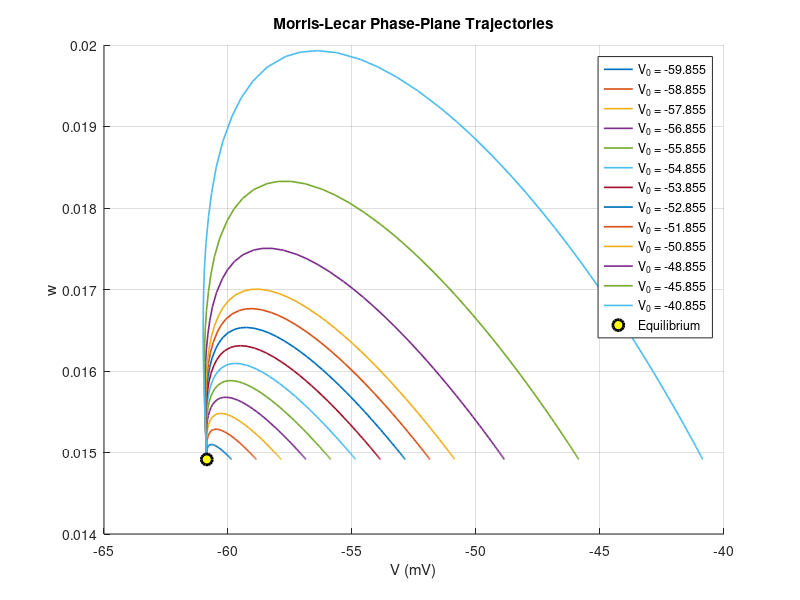
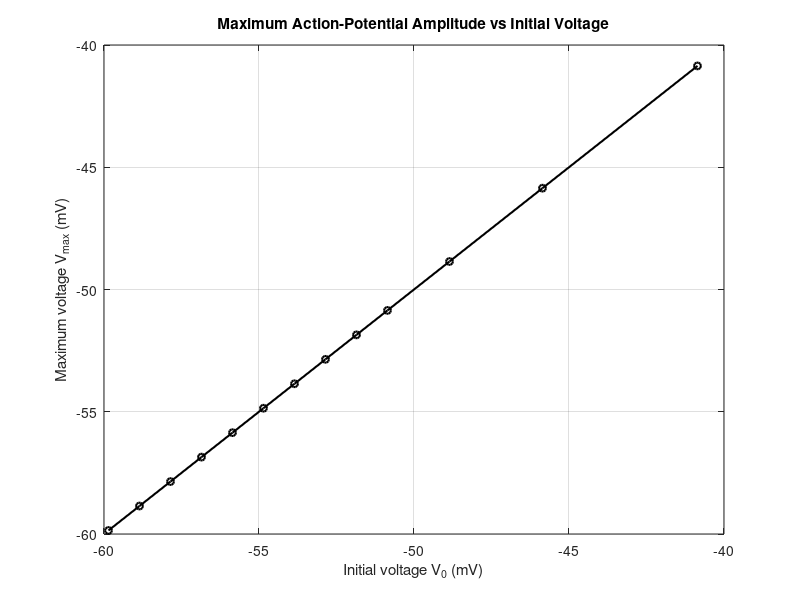
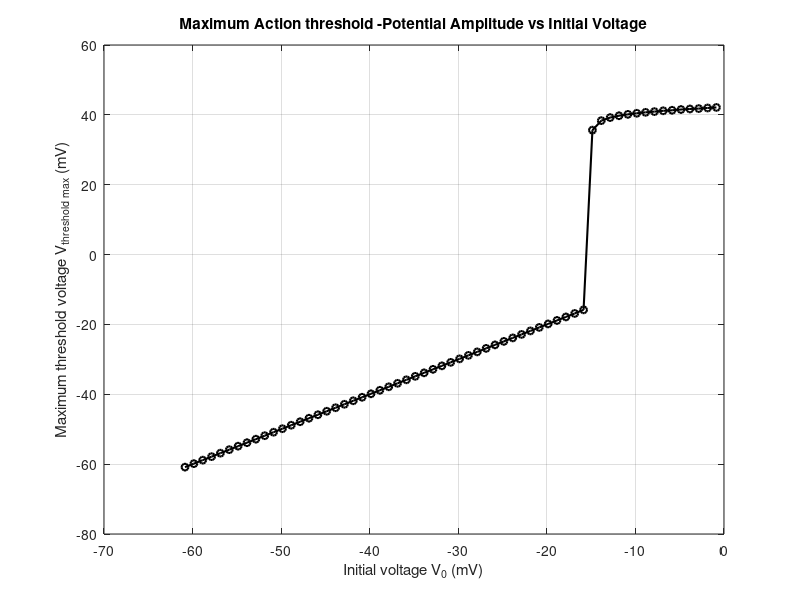
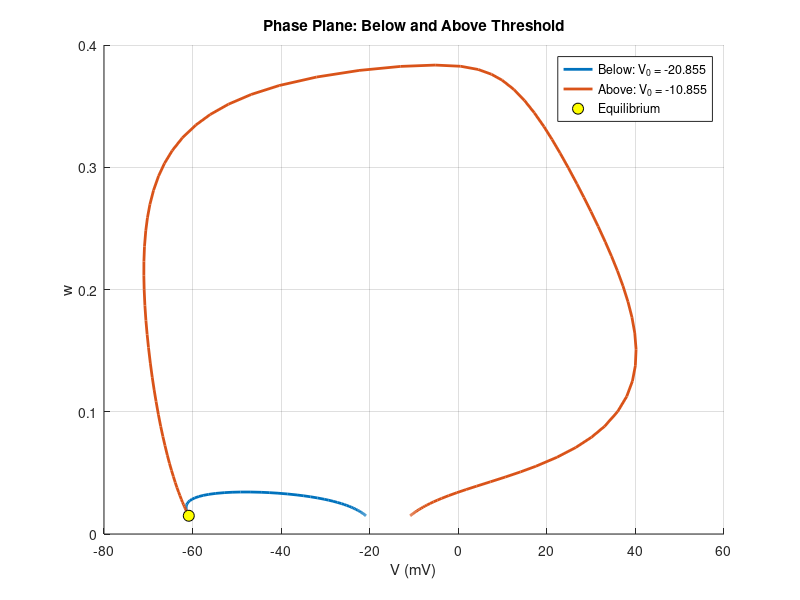

Reproduce these figures in MATLAB, in order.
clear;
clc;
close all;
fprintf('Question 6\n'); 
%% Parameters
gca = 4.4;
gk  = 8.0;
gl  = 2.0;
vca = 120;
vk  = -84;
vl  = -60;
phi = 0.02;
V1 = -1.2;
V2 = 18;
V3 = 2;
V4 = 30;
V5 = 2;
V6 = 30;
C = 20;
Iext = 0; 
%% Morris-Lecar functions
minf = @(V) 0.5*(1 + tanh((V-V1)/V2));
winf = @(V) 0.5*(1 + tanh((V-V3)/V4));
tauw = @(V) 1./cosh((V-V3)/(2*V4));
%% Find resting equilibrium
F = @(V) (-gca*minf(V).*(V-vca)-gk*winf(V).*(V-vk)-gl*(V-vl) + Iext);
Veq = fzero(F,-60);
weq = winf(Veq);
fprintf('Resting equilibrium:\n');
fprintf('Veq = %.6f mV\n',Veq);
fprintf('weq = %.6f\n\n',weq);
%% Morris-Lecar ODE
MLE = @(t,Y) [ ...
    (-gca*minf(Y(1))*(Y(1)-vca)-gk*Y(2)*(Y(1)-vk)-gl*(Y(1)-vl) + Iext)/C;
    phi*(winf(Y(1))-Y(2))/tauw(Y(1))
];
%% ================================================================
%  INITIAL DEPOLARIZATIONS
%  ================================================================
% Initial voltages above resting potential
V0_values = Veq + [1 2 3 4 5 6 7 8 9 10 12 15 20];
% Simulation duration
tspan = [0 300];
%% Store maximum voltage
Vmax_values = zeros(size(V0_values));
%% Store trajectories
trajectories = cell(length(V0_values),1);
%% ================================================================
%  SIMULATE EACH INITIAL CONDITION
%  ================================================================
for i = 1:length(V0_values)
   V0 = V0_values(i);
   % Start w at equilibrium
   Y0 = [V0; weq];  
   % Solve MLE
   [t,Y] = ode45(MLE,tspan,Y0);
   V = Y(:,1);
   w = Y(:,2);
   % Maximum voltage reached
   Vmax_values(i) = max(V);
    % Store trajectory
    trajectories{i}.V = V;
    trajectories{i}.w = w;
    trajectories{i}.t = t;
     fprintf('V0 = %.6f mV   Vmax = %.6f mV\n', ...
            V0,Vmax_values(i));
end
figure;
hold on;

for i = 1:length(V0_values)

    plot(trajectories{i}.V,trajectories{i}.w, ...
         'LineWidth',1.2, ...
         'DisplayName',sprintf('V_0 = %.3f',V0_values(i)));
end

plot(Veq,weq,'ko','MarkerSize',8, ...
     'MarkerFaceColor','y', ...
     'LineWidth',2, ...
     'DisplayName','Equilibrium');

xlabel('V (mV)');
ylabel('w');
title('Morris-Lecar Phase-Plane Trajectories');
legend('Location','best');
grid on;

%% ================================================================
%  MAXIMUM AMPLITUDE VS INITIAL VOLTAGE
%  ================================================================

figure;

plot(V0_values,Vmax_values,'ko-', ...
     'LineWidth',1.5, ...
     'MarkerSize',5);

xlabel('Initial voltage V_0 (mV)');
ylabel('Maximum voltage V_{max} (mV)');
title('Maximum Action-Potential Amplitude vs Initial Voltage');
grid on;
V0_values = Veq + (0:60);
% Simulation duration
tspan = [0 300];
%% Store maximum voltage
Vthreshold_values = zeros(size(V0_values));
%% Store trajectories
trajectories = cell(length(V0_values),1);
%% ================================================================
%  SIMULATE EACH INITIAL CONDITION
%  ================================================================
for i = 1:length(V0_values)
   V0 = V0_values(i);
   % Start w at equilibrium
   Y0 = [V0; weq];  
   % Solve MLE
   [t,Y] = ode45(MLE,tspan,Y0);
   V = Y(:,1);
   w = Y(:,2);
   % Maximum voltage reached
   Vthreshold_values(i) = max(V);
    % Store trajectory
    trajectories{i}.V = V;
    trajectories{i}.w = w;
    trajectories{i}.t = t;
     fprintf('V0 = %.6f mV   Vmax = %.6f mV\n', ...
            V0,Vthreshold_values(i));
end
figure;

plot(V0_values,Vthreshold_values,'ko-', ...
     'LineWidth',1.5, ...
     'MarkerSize',5);

xlabel('Initial voltage V_0 (mV)');
ylabel('Maximum threshold voltage V_{threshold max} (mV)');
title('Maximum Action threshold -Potential Amplitude vs Initial Voltage');
grid on;
V0_below = Veq + 40;
V0_above = Veq + 50;

figure;
hold on;

% Below threshold
[t1,Y1] = ode45(MLE,tspan,[V0_below;weq]);

% Above threshold
[t2,Y2] = ode45(MLE,tspan,[V0_above;weq]);

plot(Y1(:,1),Y1(:,2),'LineWidth',2, ...
     'DisplayName',sprintf('Below: V_0 = %.3f',V0_below));

plot(Y2(:,1),Y2(:,2),'LineWidth',2, ...
     'DisplayName',sprintf('Above: V_0 = %.3f',V0_above));

plot(Veq,weq,'ko','MarkerSize',8, ...
     'MarkerFaceColor','y', ...
     'DisplayName','Equilibrium');

xlabel('V (mV)');
ylabel('w');
title('Phase Plane: Below and Above Threshold');
legend('Location','best');
grid on;
